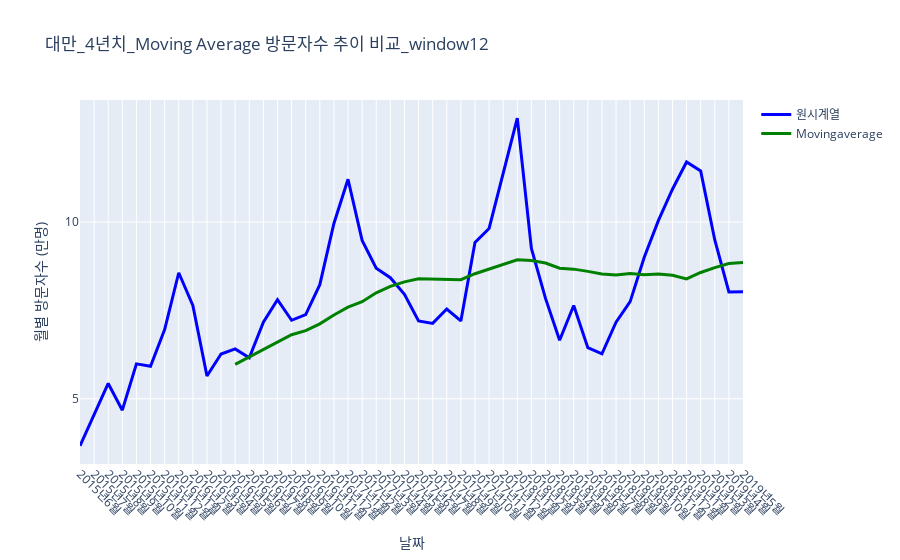

The code cell stored with this chart in its notebook:
### Code cell
data, layout = ut2.calculateMovingAverage(countryNameKor, period, countryDataFrame)


fig = go.Figure(data=data, layout=layout)
fig.show()

### Figure 1 — Plotly figure (JSON) as saved in the notebook; plotly's stock layout.template omitted (floating-point values rounded to 4 significant figures)
{"data": [{"line": {"color": "blue", "width": 3}, "mode": "lines", "name": "원시계열", "type": "scatter", "x": ["2015년6월", "2015년7월", "2015년8월", "2015년9월", "2015년10월", "2015년11월", "2015년12월", "2016년1월", "2016년2월", "2016년3월", "2016년4월", "2016년5월", "2016년6월", "2016년7월", "2016년8월", "2016년9월", "2016년10월", "2016년11월", "2016년12월", "2017년1월", "2017년2월", "2017년3월", "2017년4월", "2017년5월", "2017년6월", "2017년7월", "2017년8월", "2017년9월", "2017년10월", "2017년11월", "2017년12월", "2018년1월", "2018년2월", "2018년3월", "2018년4월", "2018년5월", "2018년6월", "2018년7월", "2018년8월", "2018년9월", "2018년10월", "2018년11월", "2018년12월", "2019년1월", "2019년2월", "2019년3월", "2019년4월", "2019년5월"], "y": [3.67, 4.535, 5.432, 4.677, 5.986, 5.917, 6.955, 8.564, 7.641, 5.644, 6.267, 6.411, 6.16, 7.164, 7.802, 7.22, 7.382, 8.227, 9.958, 11.21, 9.48, 8.694, 8.425, 7.954, 7.203, 7.132, 7.539, 7.201, 9.421, 9.816, 11.36, 12.94, 9.252, 7.839, 6.655, 7.639, 6.444, 6.27, 7.165, 7.746, 9.003, 10.04, 10.93, 11.7, 11.44, 9.491, 8.021, 8.027]}, {"line": {"color": "green", "width": 3}, "mode": "lines", "name": "Movingaverage", "type": "scatter", "x": ["2015년6월", "2015년7월", "2015년8월", "2015년9월", "2015년10월", "2015년11월", "2015년12월", "2016년1월", "2016년2월", "2016년3월", "2016년4월", "2016년5월", "2016년6월", "2016년7월", "2016년8월", "2016년9월", "2016년10월", "2016년11월", "2016년12월", "2017년1월", "2017년2월", "2017년3월", "2017년4월", "2017년5월", "2017년6월", "2017년7월", "2017년8월", "2017년9월", "2017년10월", "2017년11월", "2017년12월", "2018년1월", "2018년2월", "2018년3월", "2018년4월", "2018년5월", "2018년6월", "2018년7월", "2018년8월", "2018년9월", "2018년10월", "2018년11월", "2018년12월", "2019년1월", "2019년2월", "2019년3월", "2019년4월", "2019년5월"], "y": [null, null, null, null, null, null, null, null, null, null, null, 5.975, 6.182, 6.401, 6.599, 6.811, 6.927, 7.12, 7.37, 7.59, 7.744, 7.998, 8.178, 8.306, 8.393, 8.391, 8.369, 8.367, 8.537, 8.669, 8.786, 8.93, 8.911, 8.84, 8.693, 8.666, 8.603, 8.531, 8.5, 8.545, 8.511, 8.529, 8.493, 8.39, 8.572, 8.71, 8.824, 8.856]}], "layout": {"showlegend": true, "title": {"text": "대만_4년치_Moving Average 방문자수 추이 비교_window12"}, "xaxis": {"tickangle": 45, "title": {"text": "날짜"}}, "yaxis": {"dtick": 5, "title": {"text": "월별 방문자수 (만명)"}}}}
